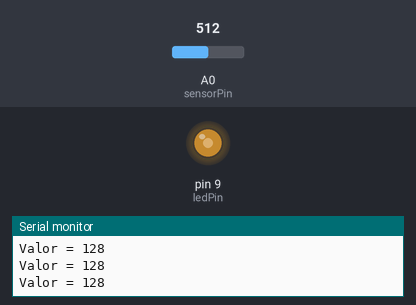
Simulated run of this sketch. Board: Arduino Uno, built with avr-gcc and run on an emulated ATmega328P. On the bench: output pins drawn as LEDs (lit = HIGH), the last lines printed to the serial monitor. Inputs (shaded band) come from the test bench; at power-on: A0 (sensorPin) = 512.

Above: at 1.2 s.
1.3 s: A0 (sensorPin) set to 44
At 2.1 s:
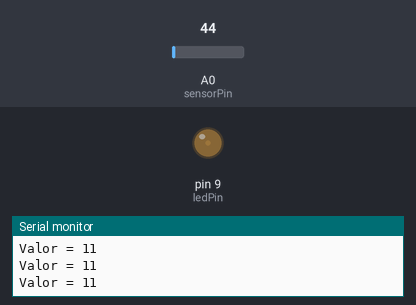
2.8 s: A0 (sensorPin) set to 36
At 3.1 s:
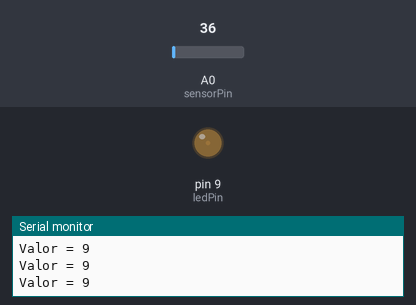
5.8 s: A0 (sensorPin) set to 0
At 6.5 s:
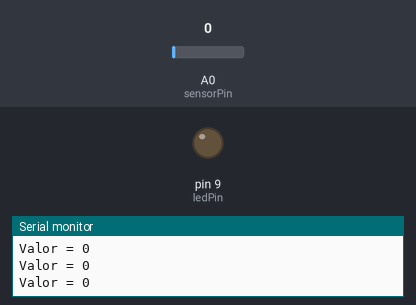
7.3 s: A0 (sensorPin) set to 716
At 7.7 s:
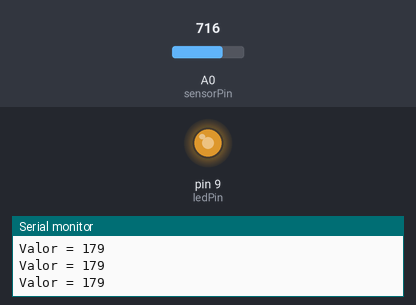
8.8 s: A0 (sensorPin) set to 900
At 10.0 s:
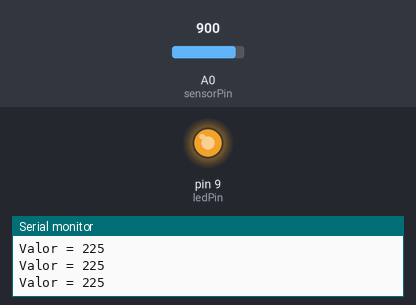
Timing chart, 0 to 11.3 s (numbered marks = the images above; inputs shaded):
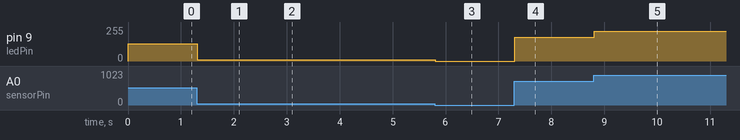

Measured:
- after the input at 1.3 s, pin 9 (ledPin): 128/255 → 11/255 at once
- after the input at 2.8 s, pin 9 (ledPin): 11/255 → 9/255 at once
- after the input at 5.8 s, pin 9 (ledPin): 9/255 → 0/255 at once
- after the input at 7.3 s, pin 9 (ledPin): 0/255 → 179/255 at once
- after the input at 8.8 s, pin 9 (ledPin): 179/255 → 225/255 at once

The sketch:

BUTTON2_Test.ino
```cpp
/*
  maneja el brillo del LED mediante el potenciometro.
  Autor: bitwiseAr
*/

int sensorPin = A0;    // select the input pin for the potentiometer
int ledPin = 9;      // select the pin for the LED
int sensorValue = 0;  // variable to store the value coming from the sensor

void setup(){
  pinMode(ledPin, OUTPUT);   // pin 3 como salida
  Serial.begin (9600);
  // las entradas analogicas no requieren inicializacion
}

void loop(){
  sensorValue = analogRead(sensorPin)/4;  // valor leido de entrada analogica divido por 4
  analogWrite(ledPin, sensorValue);    // brillo del LED proporcional al giro del potenciometro
  Serial.print("Valor = ");
  Serial.println(sensorValue);
}
```
